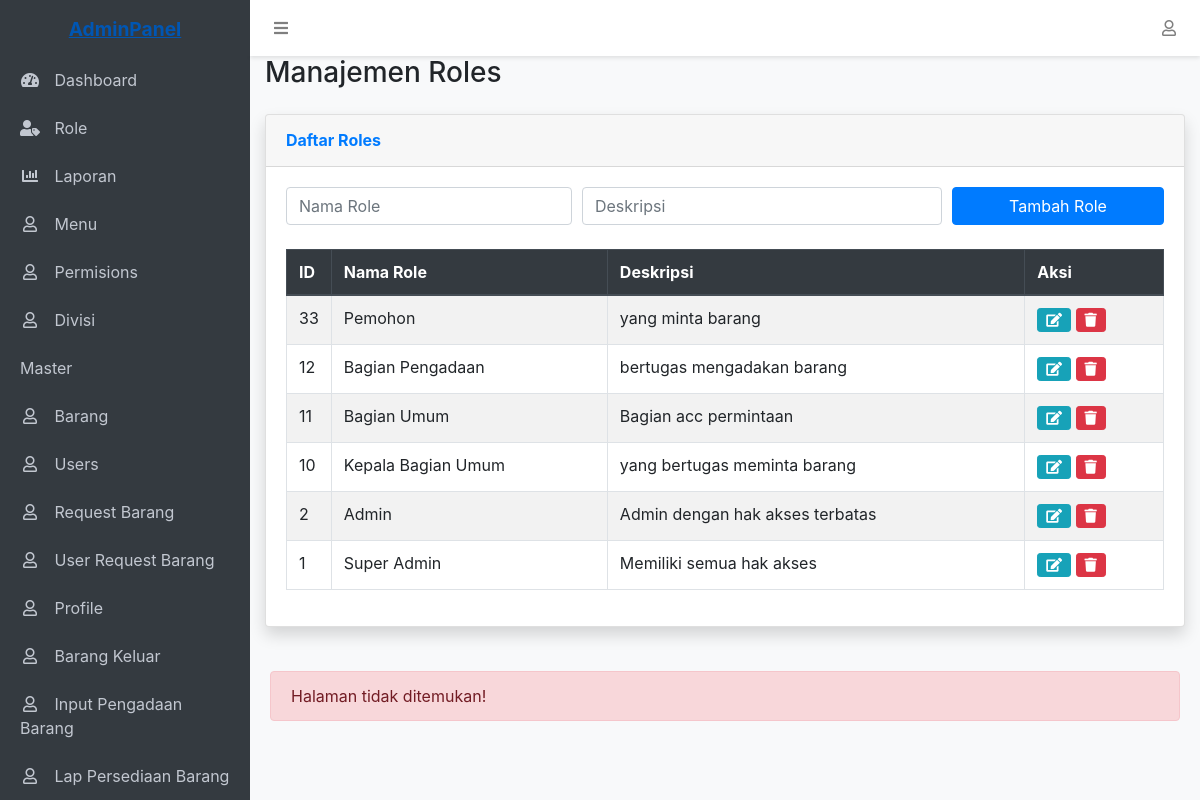
The app's page /main.php?page=roles (signed in) with its own data.
### tables this page shows
CREATE TABLE `roles` (
  `id` int(11) NOT NULL,
  `name` varchar(50) NOT NULL,
  `description` varchar(255) DEFAULT NULL,
  `created_at` timestamp NOT NULL DEFAULT current_timestamp(),
  `updated_at` timestamp NOT NULL DEFAULT current_timestamp() ON UPDATE current_timestamp()
);

CREATE TABLE `permissions` (
  `id` int(11) NOT NULL,
  `role_id` int(11) NOT NULL,
  `menu_id` int(11) NOT NULL,
  `can_view` tinyint(1) NOT NULL DEFAULT 0,
  `can_create` tinyint(1) NOT NULL DEFAULT 0,
  `can_edit` tinyint(1) NOT NULL DEFAULT 0,
  `can_delete` tinyint(1) NOT NULL DEFAULT 0,
  `created_at` timestamp NOT NULL DEFAULT current_timestamp(),
  `updated_at` timestamp NOT NULL DEFAULT current_timestamp() ON UPDATE current_timestamp()
);

CREATE TABLE `menus` (
  `id` int(11) NOT NULL,
  `parent_id` int(11) DEFAULT NULL,
  `name` varchar(50) NOT NULL,
  `icon` varchar(50) DEFAULT NULL,
  `url` varchar(100) DEFAULT NULL,
  `order` int(11) NOT NULL DEFAULT 0,
  `is_active` tinyint(1) NOT NULL DEFAULT 1,
  `created_at` timestamp NOT NULL DEFAULT current_timestamp(),
  `updated_at` timestamp NOT NULL DEFAULT current_timestamp() ON UPDATE current_timestamp()
);

### roles.php (the view, shortened to what this page needs)
<?php
require 'config/database.php';
$query = "SELECT * FROM roles ORDER BY id DESC";
$result = $conn->query($query);
?>
<div class="container-fluid">
    <div class="d-sm-flex align-items-center justify-content-between mb-4">
        <h1 class="h3 mb-0 text-gray-800">Manajemen Roles</h1>
    </div>
    <div class="card shadow mb-4">
        <div class="card-header py-3">
            <h6 class="m-0 font-weight-bold text-primary">Daftar Roles</h6>
        </div>
        <div class="card-body">
                <form method="POST" class="mb-4">
                    <div class="form-row">
                        <div class="col-md-4">
                            <input type="text" name="name" class="form-control" placeholder="Nama Role" required>
                        </div>
                        <div class="col-md-5">
                            <input type="text" name="description" class="form-control" placeholder="Deskripsi">
                        </div>
                        <div class="col-md-3">
                            <button type="submit" name="tambah_role" class="btn btn-primary btn-block">
                                Tambah Role
                            </button>
                        </div>
                    </div>
                </form>
                <table class="table table-bordered table-striped">
                    <thead class="thead-dark">
                        <tr>
                            <th width="5%">ID</th>
                            <th>Nama Role</th>
                            <th>Deskripsi</th>
                            <th>Aksi</th>
                        </tr>
                    </thead>
                    <tbody>
                        <?php while ($row = $result->fetch_assoc()): ?>
                        <tr>
                            <td><?php echo $row['id']; ?></td>
                            <td><?php echo htmlspecialchars($row['name']); ?></td>
                            <td><?php echo htmlspecialchars($row['description']); ?></td>
                            <td>
                                <a href="?page=edit_role&id=<?= $row['id'] ?>" class="btn btn-sm btn-info"><i class="fas fa-edit"></i></a>
                                <a href="?page=hapus_role&id=<?= $row['id'] ?>" class="btn btn-sm btn-danger"><i class="fas fa-trash"></i></a>
                            </td>
                        </tr>
                        <?php endwhile; ?>
                    </tbody>
                </table>
            </div>
        </div>
    </div>
</body>
</html>

### layout/sidebar.php (shortened to what this page needs)
<aside class="sidebar">
    <div class="sidebar-container">
        <ul class="sidebar-menu">
            <?php
            $menu = buildMenu($_SESSION['user_role_id']);
            foreach ($menu as $item):
                if (empty($item['children'])): ?>
                    <li class="<?php echo $active_menu == basename($item['url'] ?? '', '.php') ? 'active' : ''; ?>">
                        <a href="<?php echo $item['url'] ?? ''; ?>">
                            <?php if (isset($item['icon'])): ?>
                                <i class="<?php echo $item['icon']; ?>"></i>
                            <?php endif; ?>
                            <span><?php echo $item['name'] ?? ''; ?></span>
                        </a>
                    </li>
                <?php else: ?>
                    <?php foreach ($item['children'] as $child): ?>
                        <li class="<?php echo $active_menu == basename($child['url'] ?? '', '.php') ? 'active' : ''; ?>">
                            <a href="<?php echo $child['url'] ?? ''; ?>">
                                <?php if (isset($child['icon'])): ?>
                                    <i class="<?php echo $child['icon']; ?>"></i>
                                <?php endif; ?>
                                <span><?php echo $child['name'] ?? ''; ?></span>
                            </a>
                        </li>
                    <?php endforeach; ?>
                <?php endif; ?>
            <?php endforeach; ?>
        </ul>
    </div>
</aside>

### layout/header.php (style rules this page uses)
:root { --sidebar-width: 250px; --header-height: 56px; }
body { padding-top: var(--header-height); padding-left: var(--sidebar-width); background-color: #f8f9fa; min-height: 100vh; }
.sidebar { position: fixed; top: 0; left: 0; height: 100vh; width: var(--sidebar-width); background-color: #343a40; padding-top: var(--header-height); z-index: 1000; transition: all 0.3s; }
.sidebar-menu { list-style: none; padding: 0; }
.sidebar-menu li a { display: block; padding: 12px 20px; color: #c2c7d0; text-decoration: none; transition: all 0.3s; }
.sidebar-menu li a i { margin-right: 10px; width: 20px; text-align: center; }

### records on screen
roles: id "33", name "Pemohon", description "yang minta barang"
roles: id "12", name "Bagian Pengadaan", description "bertugas mengadakan barang"
roles: id "11", name "Bagian Umum", description "Bagian acc permintaan"
roles: id "10", name "Kepala Bagian Umum", description "yang bertugas meminta barang"
roles: id "2", name "Admin", description "Admin dengan hak akses terbatas"
roles: id "1", name "Super Admin", description "Memiliki semua hak akses"
permissions: menu.name "Dashboard"
permissions: menu.name "Role"
permissions: menu.name "Laporan"
permissions: menu.name "Menu"
permissions: menu.name "Permisions"
permissions: menu.name "Divisi"
permissions: menu.name "Master"
permissions: menu.name "Barang"
permissions: menu.name "Users"
permissions: menu.name "Request Barang"
permissions: menu.name "User Request Barang"
permissions: menu.name "Profile"
permissions: menu.name "Barang Keluar"
permissions: menu.name "Input Pengadaan Barang"
permissions: menu.name "Lap Persediaan Barang"
